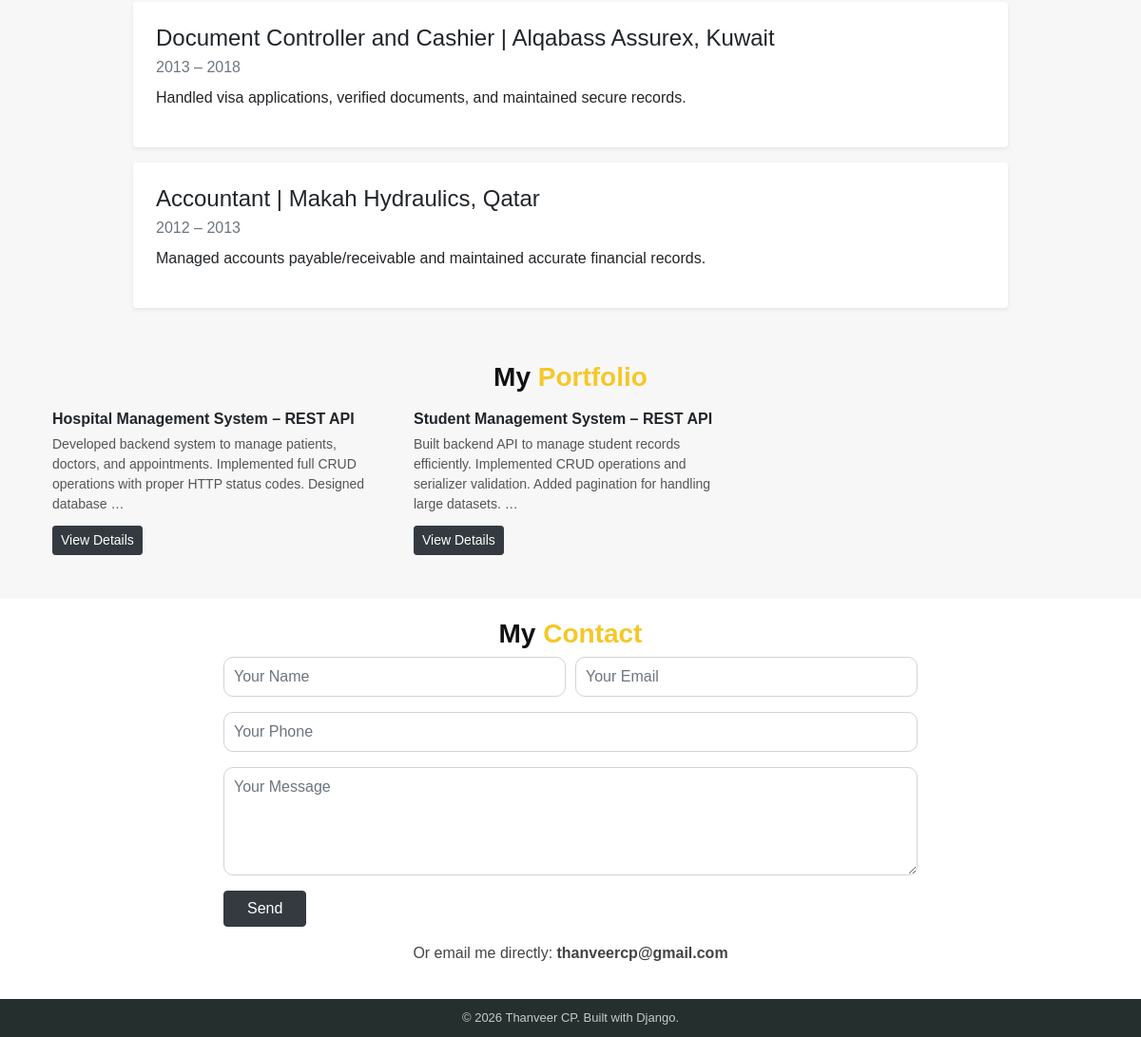
Before: / (lower part) with the older database file.
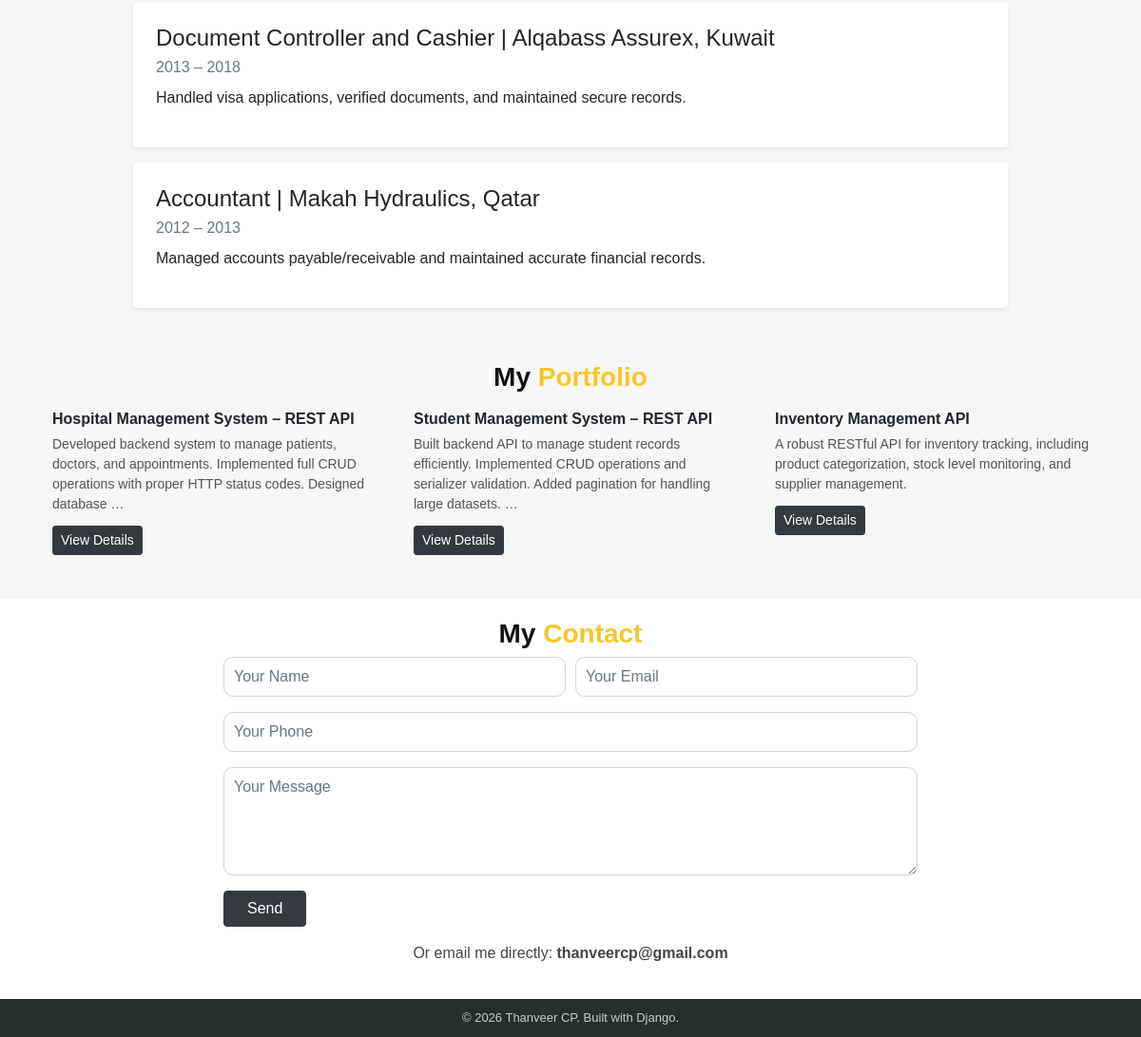
After: the same page with the newer database file.
### website/models.py (models this page shows, shortened)
class Project(models.Model):
    title = models.CharField(max_length=200)
    description = models.TextField()
    image = models.ImageField(upload_to='projects/', blank=True, null=True)
    url = models.URLField(blank=True)

### website/views.py (the view)
# urls.py: 2. Add a URL to urlpatterns:  path('', views.home, name='home')
def home(request):
    projects = Project.objects.all()
    return render(request, 'website/index.html', {'projects': projects})

### templates/website/index.html (shortened to what this page needs)
{% load static %}
<!DOCTYPE html>
<html lang="en">
<head>
  <link rel="stylesheet" href="{% static 'website/css/bootstrap.min.css' %}">
  <link rel="stylesheet" href="{% static 'website/css/style.css' %}">
</head>
<body>
  <section id="experience" class="section_light">
    <div class="container">
      <div class="row mt-2">
        <div class="col-lg-10 mx-auto">
          <div class="experience_item mb-3 p-4 bg-white rounded shadow-sm">
            <h4 class="mb-1">Document Controller and Cashier | Alqabass Assurex, Kuwait</h4>
            <p class="text-muted mb-2">2013 – 2018</p>
            <p>Handled visa applications, verified documents, and maintained secure records.</p>
          </div>
          <div class="experience_item mb-3 p-4 bg-white rounded shadow-sm">
            <h4 class="mb-1">Accountant | Makah Hydraulics, Qatar</h4>
            <p class="text-muted mb-2">2012 – 2013</p>
            <p>Managed accounts payable/receivable and maintained accurate financial records.</p>
          </div>
        </div>
      </div>
    </div>
  </section>
  <section id="portfolio" class="section_light">
    <div class="container">
      <h2 class="section_title">My <span>Portfolio</span></h2>
      <div class="row mt-2">
        {% for project in projects %}
        <div class="col-md-4 mb-3">
          <div class="project_card">
            <div class="project_body">
              <h5>{{ project.title }}</h5>
              <p>{{ project.description|truncatewords:20 }}</p>
              <a href="{% url 'project_detail' project.pk %}" class="btn btn-sm btn-dark">View Details</a>
            </div>
          </div>
        </div>
        {% empty %}
        <div class="col-12 text-center">
          <p>No projects added yet.</p>
        </div>
        {% endfor %}
      </div>
    </div>
  </section>
  <section id="contact" class="section_white">
    <div class="container">
      <h2 class="section_title dark">My <span>Contact</span></h2>
      <div class="row justify-content-center mt-2">
        <div class="col-md-8">
          <form class="contact_form" method="post" action="#">
            <div class="form-row">
              <div class="col-md-6 mb-3">
                <input type="text" class="form-control" placeholder="Your Name" name="name">
              </div>
              <div class="col-md-6 mb-3">
                <input type="email" class="form-control" placeholder="Your Email" name="email">
              </div>
            </div>
            <div class="form-group">
              <input type="text" class="form-control" placeholder="Your Phone" name="phone">
            </div>
            <div class="form-group">
              <textarea class="form-control" rows="4" placeholder="Your Message" name="message"></textarea>
            </div>
            <button class="btn btn-dark px-4" type="submit">Send</button>
          </form>
          <p class="contact_note mt-3">
            Or email me directly: <strong>thanveercp@gmail.com</strong>
          </p>
        </div>
      </div>
    </div>
  </section>
  <footer class="footer_section">
    <div class="container">
      <p class="footer_text">© {% now "Y" %} Thanveer CP. Built with Django.</p>
    </div>
  </footer>
</body>
</html>

### static/website/css/style.css (style rules this page uses)
* { box-sizing: border-box; }
html { scroll-behavior: smooth; }
body { margin: 0; font-family: "Poppins", Arial, sans-serif; background: #ffffff; }
.section_light { background: #f7f7f7; padding: 20px 0; }
.section_white { background: #fff; padding: 20px 0; }
.section_title { font-size: 28px; font-weight: 800; margin: 0; text-align: center; color: #111; }
.section_title span { color: #f5c729; }
.section_title.dark { color: #111; }
.project_card { background: transparent; border-radius: 16px; overflow: hidden; }
.project_body { padding: 10px; }
.project_body h5 { margin: 0 0 6px; font-weight: 800; font-size: 16px; }
.project_body p { margin: 0 0 12px; color: #555; font-size: 14px; }
.contact_form .form-control { border-radius: 10px; padding: 8px 10px; }
.contact_note { text-align: center; color: #444; }
.footer_section { background: #252f2d; padding: 10px 0; }
.footer_text { margin: 0; text-align: center; color: rgba(255, 255, 255, 0.75); font-size: 13px; }

Changed rows visible on the page:
added Project: title "Inventory Management API", description "A robust RESTful API for inventory tracking, including product categorization, stock level monitoring, and supplier management."
